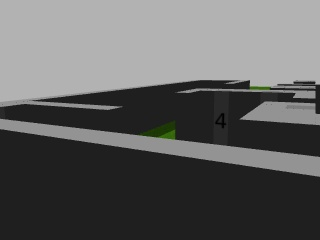
#> input picture Task2/0_1.jpg, 320 x 240 px; its folder holds 5 pictures in this run
$ python process_images.py   (older library calls are emulated)
#> lines starting #> are read from the running program, lines starting #| are printed output that depends on the picture; after the words box and inside, x2 and y2 are one past the last pixel; in counts of white or black regions, pixels touching at a corner belong together
import glob
import math
import os

import cv2
import numpy as np


def load_labeled_data():
    """
    Returns a list of openCV images and a list of the corresponding labels
    """

    images = []
    labels = []

    for i in range(1, 10):
        path = ("selflabeled", str(i), "*.jpg")
        filenames = glob.glob("/".join(path))
        images_one_type = [cv2.imread(img) for img in filenames]
        labels_one_type = [i] * len(images_one_type)
        images += images_one_type
        labels += labels_one_type

    return images, labels


def process_image(img):
    y_dim = len(img)
    x_dim = len(img[0])
    cutoff = 25
    xs, ys = [], []
    while not len(xs) or not len(ys):
        for y, row in enumerate(img):
            for x, pixel in enumerate(row):
                if sum(pixel) < cutoff and pixel[0] == pixel[1] == pixel[2]:
                    xs.append(x)
                    ys.append(y)
        cutoff += 10

    min_x, max_x = min(xs), max(xs)
    min_y, max_y = min(ys), max(ys)

    img = img[max(min_y - 5, 0):min(max_y + 5, y_dim), max(min_x - 5, 0):min(max_x + 5, x_dim)]

    # Filtering and masking
    # Make image have one color channel
    img = cv2.cvtColor(img, cv2.COLOR_BGR2GRAY)
    img = np.pad(img, ((5, 5), (5, 5)), 'constant', constant_values=255)

    cutoff = 30
    _, img = cv2.threshold(img, cutoff, 255, cv2.THRESH_BINARY)

    cv2.imwrite('1_1.jpg', img)

    # Find contours
    _, contours, hierarchy = cv2.findContours(img, cv2.RETR_TREE, cv2.CHAIN_APPROX_SIMPLE)

    contours = sorted(contours, key=lambda z: cv2.boundingRect(z)[2] * cv2.boundingRect(z)[3])

    try:
        cnt = contours.pop()
        if cv2.boundingRect(cnt)[2] * cv2.boundingRect(cnt)[3] == len(img) * len(img[0]):
            cnt = contours.pop()
    except IndexError:
        return None

    x, y, w, h = cv2.boundingRect(cnt)

    img1 = cv2.cvtColor(img, cv2.COLOR_GRAY2BGR)

    cv2.rectangle(img1, (x, y), (x + w, y + h), (0, 255, 0), 1)

    cv2.imwrite('2_1.jpg', img1)

    min_x, max_x = x, x + w
    min_y, max_y = y, y + h

    img = img[min_y:max_y, min_x:max_x]

    diff_x = max_x - min_x
    diff_y = max_y - min_y

    scale_factor = 0.30

    pad_x_l, pad_x_r, pad_y_l, pad_y_r = [int(max(diff_x, diff_y) * scale_factor)] * 4

    if diff_x > diff_y:
        pad_y_l += int(math.floor((diff_x - diff_y) / 2))
        pad_y_r += int(math.ceil((diff_x - diff_y) / 2))
    elif diff_y > diff_x:
        pad_x_l += int(math.floor((diff_y - diff_x) / 2))
        pad_x_r += int(math.ceil((diff_y - diff_x) / 2))

    img = np.pad(img, ((pad_y_l, pad_y_r), (pad_x_l, pad_x_r)), 'constant', constant_values=255)

    cv2.imwrite('3_1.jpg', img)

    return img


def load_unlabeled_data():
    filenames = glob.glob("0_1.jpg")
    # filenames = sorted(filenames, key=lambda x: int(x.split('/')[1].split('.')[0]))
    return [cv2.imread(img) for img in filenames]


if __name__ == '__main__':
    # images, labels = load_labeled_data()
    images = load_unlabeled_data()
#> images = 1 item
    for i, image in enumerate(images):
        # if i % 10 == 0:
        #     print('Image:', i, 'Label:', labels[i])
        processed_image = process_image(image)
#> this loop made 1 pass
#> (y_dim in process_image, x_dim in process_image, cutoff in process_image) on pass 1: (240, 320, 30)
#> pass 1, in process_image, `img = np.pad(img, ((5, 5), (5, 5)), 'constant', constant_values=255)`:
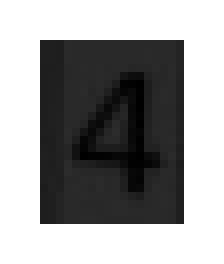
#> img: shape (33, 28) (shown 8 times larger); min 0, max 255, mean 155.4
#> pass 1, in process_image, `_, img = cv2.threshold(img, cutoff, 255, cv2.THRESH_BINARY)`:
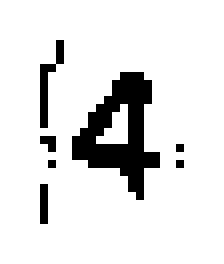
#> img: shape (33, 28) (shown 8 times larger); 88.7% white; black in thin lines or dots, all inside (x1, y1, x2, y2) = (5, 5, 23, 28)
#> pass 1, in process_image, `cv2.imwrite('2_1.jpg', img1)`:
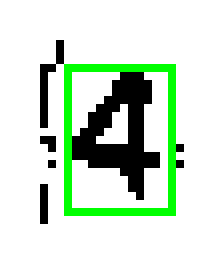
#> saved as 2_1.jpg: shape (33, 28, 3) (shown 8 times larger); mean B, G, R 209.2, 226.3, 209.2
        # if processed_image is not None:
        #     cv2.imwrite('selflabeledCropped/{}/{}.jpg'.format(labels[i], i + 1000), processed_image)
# cv2.imwrite('unlabeledCropped/' + str(i) + '.jpg', processed_image)
